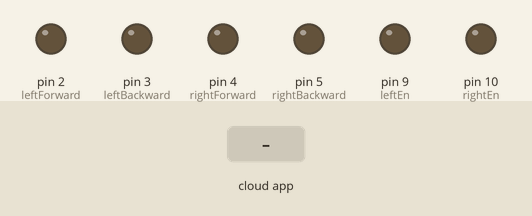
Simulated run of this sketch. Board: Arduino Uno, built with avr-gcc and run on an emulated ATmega328P. Shown: output pins drawn as LEDs (lit = HIGH). Inputs (shaded band) come from the test bench. The ROS host is connected and sends only what is stated.

Above: at 1.2 s.
1.3 s: the phone or cloud app sets linear.x to -100
At 1.8 s:
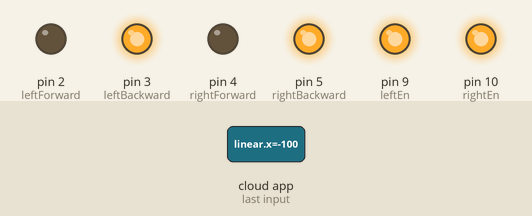
2.8 s: the phone or cloud app sets angular.z to -100
At 3.1 s:
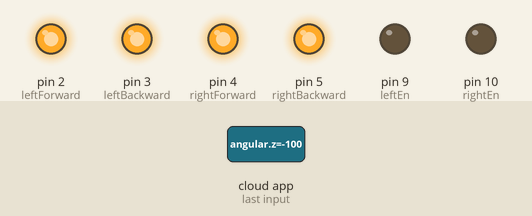
4.3 s: the phone or cloud app sets linear.x to 0
At 5.3 s:
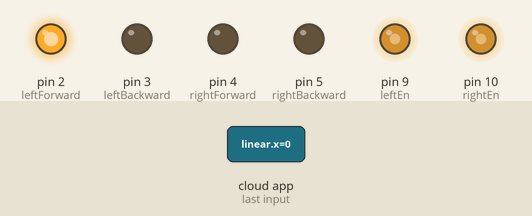
5.8 s: the phone or cloud app sets angular.z to 100
At 6.6 s:
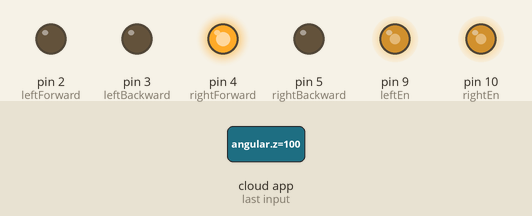
Timing chart, 0 to 8.3 s (numbered marks = the images above; inputs shaded):
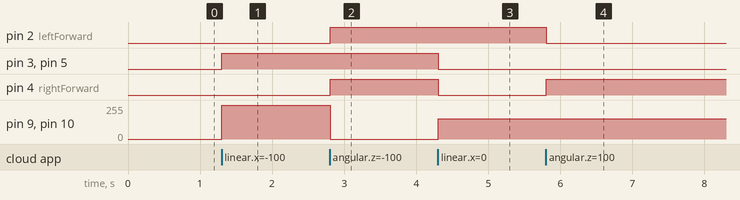

The sketch:

differential.ino
```cpp
#include <ros.h>
#include <geometry_msgs/Twist.h>

// Pin Definitions
const int leftEn = 9;           // Purple
const int rightEn = 10;          // Red
const int leftBackward = 3;      // Blue
const int leftForward = 2;       // Green
const int rightForward = 4;     // Yellow
const int rightBackward = 5;    // Orange

int pwm_max = 255;
int pwm_min = 25;
int high_pwm = 41;
int low_pwm = 32;
int mapped_speed_forward;
int mapped_speed_backward;
int mapped_speed_right;
int mapped_speed_left;
ros::NodeHandle nh;

void cmdVelCallback(const geometry_msgs::Twist& cmdVel) {
  float linear = cmdVel.linear.x;
  float angular = cmdVel.angular.z;

  if (linear == 0.0 && angular == 0.0) {
    stop();
  } else if (linear > 0.0 && angular == 0.0) {
    float scaledlinearforward = (linear - 0) * (pwm_max - pwm_min) / (0.26 - 0) + pwm_min;
    mapped_speed_forward = round(scaledlinearforward);
    forward();
  } else if (linear < 0.0 && angular == 0.0) {
    float scaledlinearbackward = ((linear - (-0.26)) * (pwm_min - pwm_max) / (0 - (-0.26))) + pwm_max;
    mapped_speed_backward = round(scaledlinearbackward);
    backward();
  } else if (linear == 0.0 && angular > 0.0) {
    float scaledangularleft = ((angular * 100) / 1.82) * (pwm_max - pwm_min) / 100 + pwm_min;
    mapped_speed_left = round(scaledangularleft);
    left();
  } else if (linear == 0.0 && angular < 0.0) {
    float scaledangularright = ((angular - (-1.82)) * (pwm_min - pwm_max) / (0 - (-1.82))) + pwm_max;
    mapped_speed_right = round(scaledangularright);
    right();
  } else {
    stop();
  }
}

void stop() {
  Serial.println("Stop");
  analogWrite(leftEn, 0);
  digitalWrite(leftForward, HIGH);
  digitalWrite(leftBackward, HIGH);
  analogWrite(rightEn, 0);
  digitalWrite(rightForward, HIGH);
  digitalWrite(rightBackward, HIGH);
}

void forward() {
  Serial.println("Forward");
  analogWrite(leftEn, mapped_speed_forward);
  analogWrite(rightEn, mapped_speed_forward);
  digitalWrite(leftForward, HIGH);
  digitalWrite(rightForward, HIGH);
  digitalWrite(leftBackward, LOW);
  digitalWrite(rightBackward, LOW);
}

void backward() {
  Serial.println("Backward");
  analogWrite(leftEn, mapped_speed_backward);
  analogWrite(rightEn, mapped_speed_backward);
  digitalWrite(leftForward, LOW);
  digitalWrite(rightForward, LOW);
  digitalWrite(leftBackward, HIGH);
  digitalWrite(rightBackward, HIGH);
}

void left() {
  Serial.println("Left");
  analogWrite(leftEn, mapped_speed_left);
  analogWrite(rightEn, mapped_speed_left);
  digitalWrite(leftForward, LOW);
  digitalWrite(leftBackward, LOW);
  digitalWrite(rightForward, HIGH);
  digitalWrite(rightBackward, LOW);
}

void right() {
  Serial.println("Right");
  analogWrite(leftEn, mapped_speed_right);
  analogWrite(rightEn, mapped_speed_right);
  digitalWrite(leftForward, HIGH);
  digitalWrite(leftBackward, LOW);
  digitalWrite(rightForward, LOW);
  digitalWrite(rightBackward, LOW);
}
/*
void forwardright() {
  Serial.println("Forward Right");
  analogWrite(leftEn, high_pwm);
  analogWrite(rightEn, low_pwm);
  digitalWrite(leftForward, HIGH);
  digitalWrite(leftBackward, LOW);
  digitalWrite(rightForward, HIGH);
  digitalWrite(rightBackward, LOW);
}

void forwardleft() {
  Serial.println("Forward Left");
  analogWrite(leftEn, low_pwm);
  analogWrite(rightEn, high_pwm);
  digitalWrite(leftForward, HIGH);
  digitalWrite(leftBackward, LOW);
  digitalWrite(rightForward, HIGH);
  digitalWrite(rightBackward, LOW);
}

void backwardright() {
  Serial.println("Backward Right");
  analogWrite(leftEn, high_pwm);
  analogWrite(rightEn, low_pwm);
  digitalWrite(leftForward, LOW);
  digitalWrite(leftBackward, HIGH);
  digitalWrite(rightForward, LOW);
  digitalWrite(rightBackward, HIGH);
}

void backwardleft() {
  Serial.println("Backward Left");
  analogWrite(leftEn, low_pwm);
  analogWrite(rightEn, high_pwm);
  digitalWrite(leftForward, LOW);
  digitalWrite(leftBackward, HIGH);
  digitalWrite(rightForward, LOW);
  digitalWrite(rightBackward, HIGH);
}
else if (linear > 0.0 && angular < 0.0) {
    forwardright();
  } else if (linear > 0.0 && angular > 0.0) {
    forwardleft();
  } else if (linear < 0.0 && angular < 0.0) {
    backwardright();
  } else if (linear < 0.0 && angular > 0.0) {
    backwardleft();
  }
*/
ros::Subscriber<geometry_msgs::Twist> cmdVelSub("/cmd_vel", &cmdVelCallback);

void setup() {
  nh.initNode();
  nh.subscribe(cmdVelSub);

  pinMode(leftEn, OUTPUT);
  pinMode(rightEn, OUTPUT);
  pinMode(leftForward, OUTPUT);
  pinMode(leftBackward, OUTPUT);
  pinMode(rightForward, OUTPUT);
  pinMode(rightBackward, OUTPUT);
}

void loop() {
  nh.spinOnce();
  delay(10);
}
```

Measured:
- after the input at 1.3 s, pin 3 (leftBackward), pin 5 (rightBackward): LOW → HIGH at once; pin 9 (leftEn), pin 10 (rightEn): 0/255 → 255/255 at once
- after the input at 2.8 s, pin 2 (leftForward), pin 4 (rightForward): LOW → HIGH at once; pin 9 (leftEn), pin 10 (rightEn): 255/255 → 0/255 at once
- after the input at 4.3 s, pin 3 (leftBackward), pin 4 (rightForward), pin 5 (rightBackward): HIGH → LOW at once; pin 9 (leftEn), pin 10 (rightEn): 0/255 → 151/255 at once
- after the input at 5.8 s, pin 2 (leftForward): HIGH → LOW at once; pin 4 (rightForward): LOW → HIGH at once
